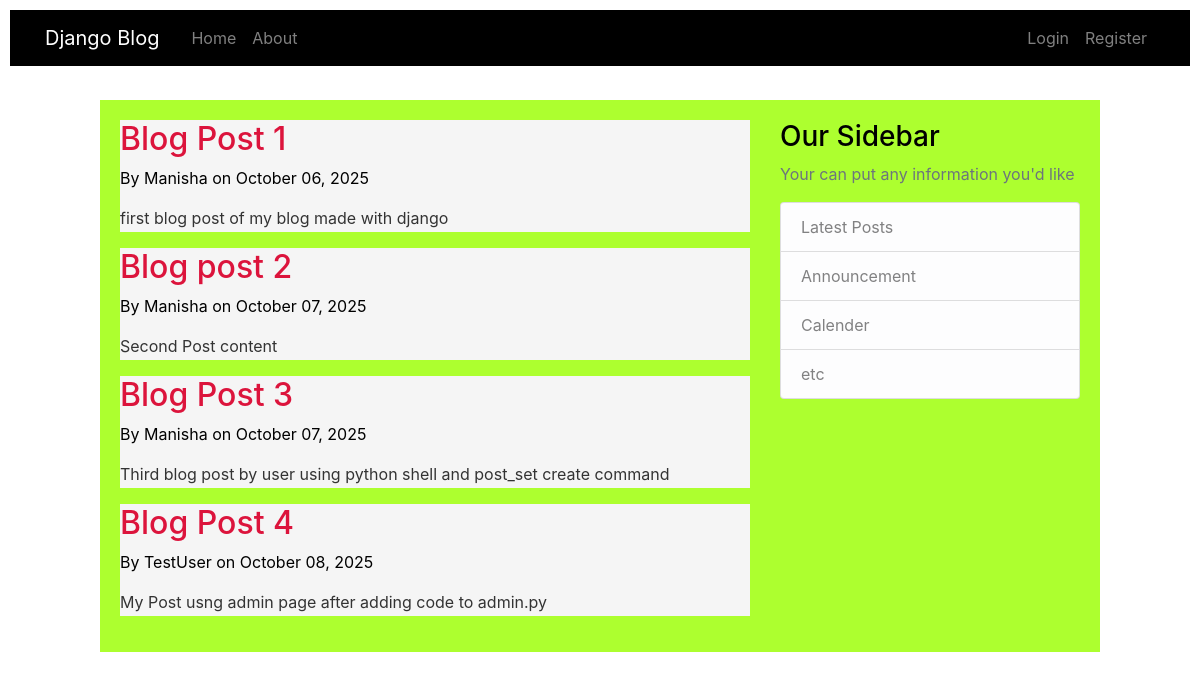
Screenshot of /blog/ with the database file from the repository.
### blog/models.py (models this page shows)
class Post(models.Model):
	title=models.CharField(max_length=200)
	content=models.TextField()
	date_posted=models.DateTimeField(default=timezone.now)#auto_now_add=True when we need only date when post is posted , default=timezone.now when we ant to chnage dtae modified
	author=models.ForeignKey(User,on_delete=models.CASCADE)#when we want unique author for his post and also delete post when author deleted

### blog/views.py (the view)
# urls.py: path('', views.home,name='blog-home'),
def home(request):
	context ={
	    'posts':Post.objects.all(),
	    'title':'Home'
	}
	return render(request,'blog/home.html',context)

### blog/templates/blog/home.html
{% extends "blog/base.html" %}
{% load static %}
{% block content %}
	{% for post in posts %}
  <div class="post">
    <h1 class="post-title">{{ post.title }}</h1>
    <p class="meta">By {{ post.author }} on {{ post.date_posted|date:"F d, Y" }}</p>
    <p class="post-body">{{ post.content }}</p>
  </div>
{% endfor %}
	{% endblock %}

### blog/static/css/style.css (style rules this page uses)
body { background-color: #fff; }
.post { background-color: whitesmoke; }
.post-title { color: crimson; font-size: 2rem; }
.post-body { color: #333; line-height: 1.6; }

### rows the page displays
Post: title "Blog Post 1", author "Manisha", date_posted "October 06, 2025", content "first blog post of my blog made with django"
Post: title "Blog post 2", author "Manisha", date_posted "October 07, 2025", content "Second Post content"
Post: title "Blog Post 3", author "Manisha", date_posted "October 07, 2025", content "Third blog post by user using python shell and post_set create command"
Post: title "Blog Post 4", author "TestUser", date_posted "October 08, 2025", content "My Post usng admin page after adding code to admin.py"
